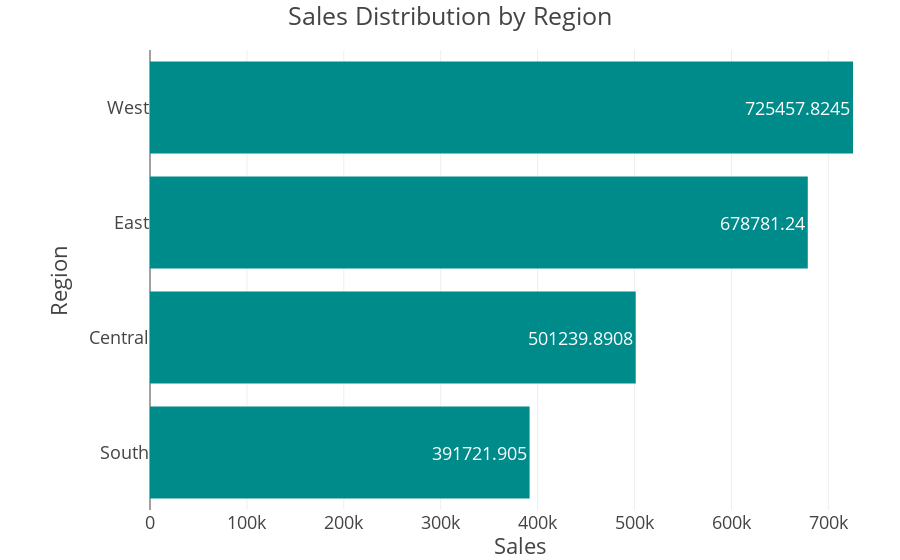

The notebook cell this image was saved under:
### Code cell
fig = px.bar(sales_by_region, 
             x ='Sales', 
             y ='Region', title='Sales Distribution by Region', 
             color_discrete_sequence=['darkcyan'],
             text='Sales'
            )
fig.update_layout(template="presentation", paper_bgcolor="rgba(0, 0, 0, 0)", plot_bgcolor ="rgba(0, 0, 0, 0)", margin = dict(l=150, r=10, t=50, b=50))
fig.update_traces(textposition = 'inside')
fig.show()
fig.write_image(os.path.join(results_dir,'sales_distribution_region_pie_chart.jpg'))
fig.write_image(os.path.join(results_dir,'sales_distribution_region_pie_chart.png'))
fig.write_html(os.path.join(results_dir,'sales_distribution_region_pie_chart.html'))

### Figure 1 — Plotly figure (JSON) as saved in the notebook; plotly's stock layout.template omitted (floating-point values rounded to 4 significant figures)
{"data": [{"hovertemplate": "Sales=%{text}<br>Region=%{y}<extra></extra>", "legendgroup": "", "marker": {"color": "darkcyan", "pattern": {"shape": ""}}, "name": "", "orientation": "h", "showlegend": false, "text": [391700.0, 501200.0, 678800.0, 725500.0], "textposition": "inside", "type": "bar", "x": [391700.0, 501200.0, 678800.0, 725500.0], "xaxis": "x", "y": ["South", "Central", "East", "West"], "yaxis": "y"}], "layout": {"autosize": true, "barmode": "relative", "legend": {"tracegroupgap": 0}, "margin": {"b": 50, "l": 150, "r": 10, "t": 50}, "paper_bgcolor": "rgba(0, 0, 0, 0)", "plot_bgcolor": "rgba(0, 0, 0, 0)", "title": {"text": "Sales Distribution by Region"}, "xaxis": {"anchor": "y", "autorange": true, "domain": [0, 1], "range": [0, 763600.0], "title": {"text": "Sales"}, "type": "linear"}, "yaxis": {"anchor": "x", "autorange": true, "domain": [0, 1], "range": [-0.5, 3.5], "title": {"text": "Region"}, "type": "category"}}}
